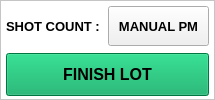
                          <widget class="QFrame" name="frame_7">
                           <property name="sizePolicy">
                            <sizepolicy hsizetype="Expanding" vsizetype="Expanding">
                             <horstretch>0</horstretch>
                             <verstretch>0</verstretch>
                            </sizepolicy>
                           </property>
                           <property name="styleSheet">
                            <string notr="true">background-color: rgb(255, 255, 255);</string>
                           </property>
                           <property name="frameShape">
                            <enum>QFrame::StyledPanel</enum>
                           </property>
                           <property name="frameShadow">
                            <enum>QFrame::Raised</enum>
                           </property>
                           <layout class="QVBoxLayout" name="verticalLayout_17">
                            <property name="spacing">
                             <number>4</number>
                            </property>
                            <property name="leftMargin">
                             <number>5</number>
                            </property>
                            <property name="topMargin">
                             <number>5</number>
                            </property>
                            <property name="rightMargin">
                             <number>5</number>
                            </property>
                            <property name="bottomMargin">
                             <number>3</number>
                            </property>
                            <item>
                             <widget class="QWidget" name="widget_2" native="true">
                              <layout class="QHBoxLayout" name="horizontalLayout_11">
                               <property name="spacing">
                                <number>0</number>
                               </property>
                               <property name="leftMargin">
                                <number>0</number>
                               </property>
                               <property name="topMargin">
                                <number>0</number>
                               </property>
                               <property name="rightMargin">
                                <number>0</number>
                               </property>
                               <property name="bottomMargin">
                                <number>3</number>
                               </property>
                               <item alignment="Qt::AlignLeft">
                                <widget class="QLabel" name="label_11">
                                 <property name="sizePolicy">
                                  <sizepolicy hsizetype="Preferred" vsizetype="Preferred">
                                   <horstretch>0</horstretch>
                                   <verstretch>0</verstretch>
                                  </sizepolicy>
                                 </property>
                                 <property name="maximumSize">
                                  <size>
                                   <width>16777215</width>
                                   <height>16777215</height>
                                  </size>
                                 </property>
                                 <property name="font">
                                  <font>
                                   <pointsize>10</pointsize>
                                   <weight>75</weight>
                                   <bold>true</bold>
                                  </font>
                                 </property>
                                 <property name="styleSheet">
                                  <string notr="true">color: rgb(0, 0, 0);</string>
                                 </property>
                                 <property name="text">
                                  <string>SHOT COUNT :</string>
                                 </property>
                                 <property name="alignment">
                                  <set>Qt::AlignLeading|Qt::AlignLeft|Qt::AlignVCenter</set>
                                 </property>
                                </widget>
                               </item>
                               <item>
                                <widget class="QLabel" name="shot_cnt">
                                 <property name="sizePolicy">
                                  <sizepolicy hsizetype="Expanding" vsizetype="Expanding">
                                   <horstretch>0</horstretch>
                                   <verstretch>0</verstretch>
                                  </sizepolicy>
                                 </property>
                                 <property name="font">
                                  <font>
                                   <pointsize>10</pointsize>
                                   <weight>75</weight>
                                   <bold>true</bold>
                                  </font>
                                 </property>
                                 <property name="text">
                                  <string/>
                                 </property>
                                 <property name="alignment">
                                  <set>Qt::AlignCenter</set>
                                 </property>
                                </widget>
                               </item>
                               <item>
                                <widget class="QPushButton" name="pushButton_2">
                                 <property name="sizePolicy">
                                  <sizepolicy hsizetype="Expanding" vsizetype="Expanding">
                                   <horstretch>0</horstretch>
                                   <verstretch>0</verstretch>
                                  </sizepolicy>
                                 </property>
                                 <property name="minimumSize">
                                  <size>
                                   <width>101</width>
                                   <height>35</height>
                                  </size>
                                 </property>
                                 <property name="maximumSize">
                                  <size>
                                   <width>170</width>
                                   <height>16777215</height>
                                  </size>
                                 </property>
                                 <property name="font">
                                  <font>
                                   <pointsize>10</pointsize>
                                   <weight>75</weight>
                                   <bold>true</bold>
                                  </font>
                                 </property>
                                 <property name="styleSheet">
                                  <string notr="true">background-color: rgb(240, 240, 240);
color: rgb(0, 0, 0);</string>
                                 </property>
                                 <property name="text">
                                  <string>MANUAL PM</string>
                                 </property>
                                 <property name="icon">
                                  <iconset resource="../Qss/icons/_icons.qrc">
                                   <normaloff>:/feather/icons/feather/refresh-ccw.png</normaloff>:/feather/icons/feather/refresh-ccw.png</iconset>
                                 </property>
                                </widget>
                               </item>
                              </layout>
                             </widget>
                            </item>
                            <item>
                             <widget class="QWidget" name="widget_4" native="true">
                              <layout class="QHBoxLayout" name="horizontalLayout_10">
                               <property name="spacing">
                                <number>0</number>
                               </property>
                               <property name="leftMargin">
                                <number>0</number>
                               </property>
                               <property name="topMargin">
                                <number>0</number>
                               </property>
                               <property name="rightMargin">
                                <number>0</number>
                               </property>
                               <property name="bottomMargin">
                                <number>0</number>
                               </property>
                               <item>
                                <widget class="QPushButton" name="finish_lot">
                                 <property name="sizePolicy">
                                  <sizepolicy hsizetype="Expanding" vsizetype="Expanding">
                                   <horstretch>0</horstretch>
                                   <verstretch>0</verstretch>
                                  </sizepolicy>
                                 </property>
                                 <property name="font">
                                  <font>
                                   <pointsize>12</pointsize>
                                   <weight>75</weight>
                                   <bold>true</bold>
                                  </font>
                                 </property>
                                 <property name="styleSheet">
                                  <string notr="true">background-color: rgb(0, 167, 93);</string>
                                 </property>
                                 <property name="text">
                                  <string>FINISH LOT</string>
                                 </property>
                                 <property name="icon">
                                  <iconset resource="../Qss/icons/_icons.qrc">
                                   <normaloff>:/feather/icons/feather/save.png</normaloff>:/feather/icons/feather/save.png</iconset>
                                 </property>
                                 <property name="iconSize">
                                  <size>
                                   <width>24</width>
                                   <height>24</height>
                                  </size>
                                 </property>
                                </widget>
                               </item>
                              </layout>
                             </widget>
                            </item>
                           </layout>
                          </widget>
